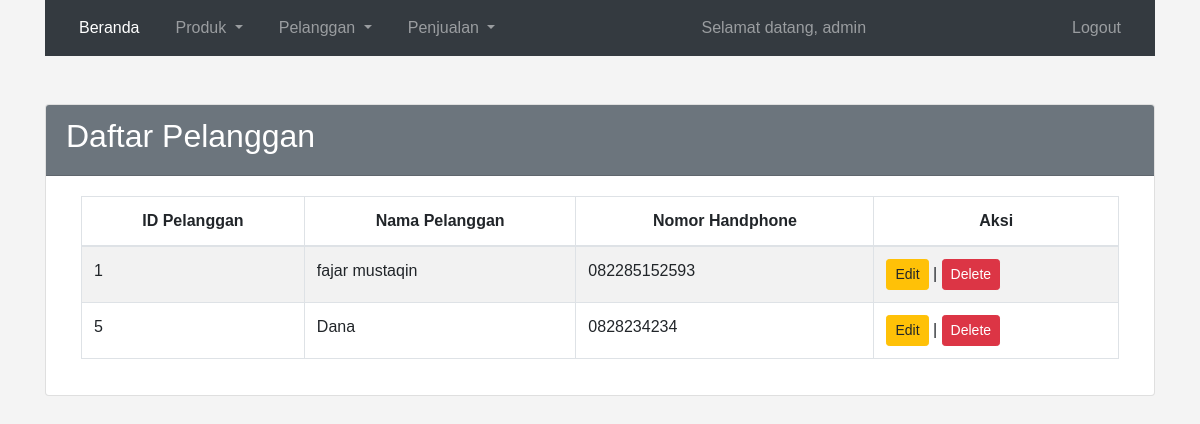
/pages/customer/list_costumers.php (signed in), run on the app's committed database.
### tables this page shows
CREATE TABLE IF NOT EXISTS `customer` (
  `customer_id` int NOT NULL AUTO_INCREMENT,
  `nama` varchar(50) NOT NULL,
  `no_hp` varchar(15) DEFAULT NULL,
  PRIMARY KEY (`customer_id`)
);

### pages/customer/list_costumers.php (the view, shortened to what this page needs)
<?php
include "../../koneksi.php";
$sql = "SELECT * FROM customer";
$result = $conn->query($sql);
include '../../layouts/header.php';
?>
<div class="container">
    <div class="card">
        <div class="card-header bg-secondary">
            <h2>Daftar Pelanggan</h2>
        </div>
        <div class="card-body">
            <div class="container table-responsive">
            <table class="table table-bordered table-striped">
                <thead>
                    <tr>
                        <th class="text-center">ID Pelanggan</th>
                        <th class="text-center">Nama Pelanggan</th>
                        <th class="text-center">Nomor Handphone</th>
                        <th class="text-center">Aksi</th>
                    </tr>
                </thead>
                <tbody>
                    <?php while ($customer = $result->fetch_assoc()) { ?>
                        <tr>
                            <td><?php echo $customer['customer_id']; ?></td>
                            <td><?php echo $customer['nama']; ?></td>
                            <td><?php echo $customer['no_hp']; ?></td>
                            <td>
                                <?php if($_SESSION['level'] == 1){ ?>
                                <a class="btn btn-sm btn-warning" href="update_customer.php?id=<?php echo $customer['customer_id']; ?>">Edit</a> |
                                <a class="btn btn-sm btn-danger" href="delete_customer.php?id=<?php echo $customer['customer_id']; ?>" onclick="return confirm('Apakah Anda yakin ingin menghapus pelanggan ini?')">Delete</a>
                                <?php } ?>
                            </td>
                        </tr>
                    <?php } ?>
                </tbody>
            </table>
            </div>
        </div>
    </div>
</div>
<?php include '../../layouts/footer.php'; ?>

### layouts/header.php (style rules this page uses)
body { font-family: Arial, sans-serif; margin: 0; padding: 0; background-color: #f4f4f4; }
.card { margin-bottom: 20px; }
.card-header { background-color: #007bff; color: #fff; }
.card-body { padding: 20px; }

### data on the page
customer: customer_id "1", nama "fajar mustaqin", no_hp "082285152593"
customer: customer_id "5", nama "Dana", no_hp "0828234234"

### other printed values
$username "admin"
